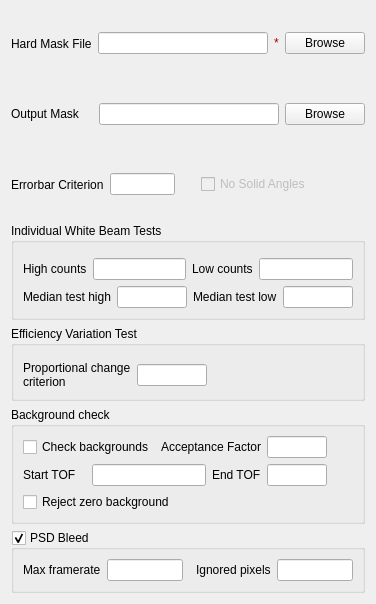
<ui version="4.0" >
 <class>MWDiag</class>
 <widget class="QWidget" name="MWDiag" >
  <property name="geometry" >
   <rect>
    <x>0</x>
    <y>0</y>
    <width>376</width>
    <height>604</height>
   </rect>
  </property>
  <property name="windowTitle" >
   <string>Form</string>
  </property>
  <property name="styleSheet" >
   <string notr="true" />
  </property>
  <layout class="QVBoxLayout" name="verticalLayout_3" >
   <item>
    <layout class="QHBoxLayout" name="horizontalLayout" >
     <item>
      <widget class="QLabel" name="lbIFile" >
       <property name="enabled" >
        <bool>true</bool>
       </property>
       <property name="sizePolicy" >
        <sizepolicy vsizetype="Expanding" hsizetype="Maximum" >
         <horstretch>0</horstretch>
         <verstretch>0</verstretch>
        </sizepolicy>
       </property>
       <property name="maximumSize" >
        <size>
         <width>16777215</width>
         <height>16777215</height>
        </size>
       </property>
       <property name="text" >
        <string>Hard Mask File</string>
       </property>
      </widget>
     </item>
     <item>
      <widget class="QLineEdit" name="leIFile" >
       <property name="enabled" >
        <bool>true</bool>
       </property>
       <property name="minimumSize" >
        <size>
         <width>0</width>
         <height>20</height>
        </size>
       </property>
       <property name="text" >
        <string/>
       </property>
      </widget>
     </item>
     <item>
      <widget class="QLabel" name="valInmsk" >
       <property name="sizePolicy" >
        <sizepolicy vsizetype="Fixed" hsizetype="Fixed" >
         <horstretch>0</horstretch>
         <verstretch>0</verstretch>
        </sizepolicy>
       </property>
       <property name="palette" >
        <palette>
         <active>
          <colorrole role="WindowText" >
           <brush brushstyle="SolidPattern" >
            <color alpha="255" >
             <red>170</red>
             <green>0</green>
             <blue>0</blue>
            </color>
           </brush>
          </colorrole>
         </active>
         <inactive>
          <colorrole role="WindowText" >
           <brush brushstyle="SolidPattern" >
            <color alpha="255" >
             <red>170</red>
             <green>0</green>
             <blue>0</blue>
            </color>
           </brush>
          </colorrole>
         </inactive>
         <disabled>
          <colorrole role="WindowText" >
           <brush brushstyle="SolidPattern" >
            <color alpha="255" >
             <red>118</red>
             <green>116</green>
             <blue>108</blue>
            </color>
           </brush>
          </colorrole>
         </disabled>
        </palette>
       </property>
       <property name="text" >
        <string>*</string>
       </property>
      </widget>
     </item>
     <item>
      <widget class="QPushButton" name="pbIFile" >
       <property name="enabled" >
        <bool>true</bool>
       </property>
       <property name="text" >
        <string>Browse</string>
       </property>
      </widget>
     </item>
    </layout>
   </item>
   <item>
    <layout class="QHBoxLayout" name="horizontalLayout_2" >
     <item>
      <widget class="QLabel" name="lbOFile" >
       <property name="sizePolicy" >
        <sizepolicy vsizetype="Expanding" hsizetype="Maximum" >
         <horstretch>0</horstretch>
         <verstretch>0</verstretch>
        </sizepolicy>
       </property>
       <property name="maximumSize" >
        <size>
         <width>16777215</width>
         <height>16777215</height>
        </size>
       </property>
       <property name="text" >
        <string>Output Mask    </string>
       </property>
      </widget>
     </item>
     <item>
      <widget class="QLineEdit" name="leOFile" />
     </item>
     <item>
      <widget class="QPushButton" name="pbOFile" >
       <property name="text" >
        <string>Browse</string>
       </property>
      </widget>
     </item>
    </layout>
   </item>
   <item>
    <layout class="QHBoxLayout" name="horizontalLayout_3" >
     <item>
      <widget class="QLabel" name="lbSignificance" >
       <property name="sizePolicy" >
        <sizepolicy vsizetype="Expanding" hsizetype="Maximum" >
         <horstretch>0</horstretch>
         <verstretch>0</verstretch>
        </sizepolicy>
       </property>
       <property name="maximumSize" >
        <size>
         <width>16777215</width>
         <height>16777215</height>
        </size>
       </property>
       <property name="text" >
        <string>Errorbar Criterion</string>
       </property>
       <property name="wordWrap" >
        <bool>true</bool>
       </property>
      </widget>
     </item>
     <item>
      <widget class="QLineEdit" name="leSignificance" >
       <property name="sizePolicy" >
        <sizepolicy vsizetype="Fixed" hsizetype="Maximum" >
         <horstretch>63</horstretch>
         <verstretch>0</verstretch>
        </sizepolicy>
       </property>
       <property name="maximumSize" >
        <size>
         <width>65</width>
         <height>16777215</height>
        </size>
       </property>
      </widget>
     </item>
     <item>
      <spacer name="horizontalSpacer_15" >
       <property name="orientation" >
        <enum>Qt::Horizontal</enum>
       </property>
       <property name="sizeType" >
        <enum>QSizePolicy::Fixed</enum>
       </property>
       <property name="sizeHint" stdset="0" >
        <size>
         <width>20</width>
         <height>20</height>
        </size>
       </property>
      </spacer>
     </item>
     <item>
      <widget class="QCheckBox" name="ckAngles" >
       <property name="enabled" >
        <bool>false</bool>
       </property>
       <property name="text" >
        <string>No Solid Angles</string>
       </property>
      </widget>
     </item>
     <item>
      <spacer name="horizontalSpacer_2" >
       <property name="orientation" >
        <enum>Qt::Horizontal</enum>
       </property>
       <property name="sizeHint" stdset="0" >
        <size>
         <width>40</width>
         <height>20</height>
        </size>
       </property>
      </spacer>
     </item>
    </layout>
   </item>
   <item>
    <widget class="QGroupBox" name="gbIndividual" >
     <property name="title" >
      <string>Individual White Beam Tests</string>
     </property>
     <layout class="QVBoxLayout" name="verticalLayout" >
      <item>
       <widget class="MantidQt::MantidWidgets::MWRunFiles" name="white_file" >
        <property name="label" stdset="0" >
         <string>Detector Van 1</string>
        </property>
        <property name="multipleFiles" stdset="0" >
         <bool>false</bool>
        </property>
        <property name="optional" stdset="0" >
         <bool>true</bool>
        </property>
       </widget>
      </item>
      <item>
       <layout class="QHBoxLayout" name="horizontalLayout_5" >
        <item>
         <widget class="QLabel" name="lbHighAbs" >
          <property name="text" >
           <string>High counts</string>
          </property>
         </widget>
        </item>
        <item>
         <widget class="QLineEdit" name="leHighAbs" />
        </item>
        <item>
         <widget class="QLabel" name="lbLowAbs" >
          <property name="text" >
           <string>Low counts</string>
          </property>
         </widget>
        </item>
        <item>
         <widget class="QLineEdit" name="leLowAbs" />
        </item>
       </layout>
      </item>
      <item>
       <layout class="QHBoxLayout" name="horizontalLayout_6" >
        <item>
         <widget class="QLabel" name="lbHighMed" >
          <property name="text" >
           <string>Median test high</string>
          </property>
         </widget>
        </item>
        <item>
         <widget class="QLineEdit" name="leHighMed" />
        </item>
        <item>
         <widget class="QLabel" name="lbLowMed" >
          <property name="text" >
           <string>Median test low</string>
          </property>
         </widget>
        </item>
        <item>
         <widget class="QLineEdit" name="leLowMed" />
        </item>
       </layout>
      </item>
     </layout>
    </widget>
   </item>
   <item>
    <widget class="QGroupBox" name="gbVariation" >
     <property name="title" >
      <string>Efficiency Variation Test</string>
     </property>
     <layout class="QVBoxLayout" name="verticalLayout_2" >
      <item>
       <widget class="MantidQt::MantidWidgets::MWRunFiles" name="white_file_2" >
        <property name="label" stdset="0" >
         <string>Detector Van 2</string>
        </property>
        <property name="multipleFiles" stdset="0" >
         <bool>false</bool>
        </property>
        <property name="optional" stdset="0" >
         <bool>true</bool>
        </property>
       </widget>
      </item>
      <item>
       <layout class="QHBoxLayout" name="horizontalLayout_4" >
        <item>
         <widget class="QLabel" name="lbVariation" >
          <property name="text" >
           <string>Proportional change criterion</string>
          </property>
          <property name="wordWrap" >
           <bool>true</bool>
          </property>
         </widget>
        </item>
        <item>
         <widget class="QLineEdit" name="leVariation" >
          <property name="sizePolicy" >
           <sizepolicy vsizetype="Fixed" hsizetype="MinimumExpanding" >
            <horstretch>0</horstretch>
            <verstretch>0</verstretch>
           </sizepolicy>
          </property>
          <property name="minimumSize" >
           <size>
            <width>0</width>
            <height>0</height>
           </size>
          </property>
          <property name="maximumSize" >
           <size>
            <width>70</width>
            <height>16777215</height>
           </size>
          </property>
         </widget>
        </item>
        <item>
         <spacer name="horizontalSpacer" >
          <property name="orientation" >
           <enum>Qt::Horizontal</enum>
          </property>
          <property name="sizeHint" stdset="0" >
           <size>
            <width>40</width>
            <height>20</height>
           </size>
          </property>
         </spacer>
        </item>
       </layout>
      </item>
     </layout>
    </widget>
   </item>
   <item>
    <widget class="QGroupBox" name="gbBackTest" >
     <property name="title" >
      <string>Background check</string>
     </property>
     <layout class="QGridLayout" name="gridLayout" >
      <item row="0" column="0" colspan="2" >
       <widget class="QCheckBox" name="ckDoBack" >
        <property name="text" >
         <string>Check backgrounds</string>
        </property>
       </widget>
      </item>
      <item row="0" column="2" colspan="2" >
       <widget class="QLabel" name="lbAcceptance" >
        <property name="text" >
         <string>Acceptance Factor</string>
        </property>
       </widget>
      </item>
      <item row="0" column="4" >
       <widget class="QLineEdit" name="leAcceptance" />
      </item>
      <item row="0" column="5" >
       <widget class="QLabel" name="validator_label_3" >
        <property name="minimumSize" >
         <size>
          <width>20</width>
          <height>20</height>
         </size>
        </property>
        <property name="text" >
         <string/>
        </property>
       </widget>
      </item>
      <item row="1" column="0" >
       <widget class="QLabel" name="lbStartTime" >
        <property name="text" >
         <string>Start TOF</string>
        </property>
       </widget>
      </item>
      <item row="1" column="1" colspan="2" >
       <widget class="QLineEdit" name="leStartTime" />
      </item>
      <item row="1" column="3" >
       <widget class="QLabel" name="lbEndTime" >
        <property name="text" >
         <string>End TOF</string>
        </property>
       </widget>
      </item>
      <item row="1" column="4" >
       <widget class="QLineEdit" name="leEndTime" />
      </item>
      <item row="2" column="0" colspan="3" >
       <widget class="QCheckBox" name="ckZeroCounts" >
        <property name="text" >
         <string>Reject zero background</string>
        </property>
       </widget>
      </item>
     </layout>
    </widget>
   </item>
   <item>
    <widget class="QGroupBox" name="bleed_group" >
     <property name="title" >
      <string>PSD Bleed</string>
     </property>
     <property name="checkable" >
      <bool>true</bool>
     </property>
     <layout class="QGridLayout" name="gridLayout_2" >
      <item row="0" column="0" >
       <widget class="QLabel" name="label" >
        <property name="toolTip" >
         <string>Set the maximum allowed rate per frame for a tube</string>
        </property>
        <property name="text" >
         <string>Max framerate</string>
        </property>
       </widget>
      </item>
      <item row="0" column="1" >
       <widget class="QLineEdit" name="bleed_maxrate" >
        <property name="toolTip" >
         <string>Set the maximum allowed rate per frame for a tube</string>
        </property>
       </widget>
      </item>
      <item row="0" column="3" >
       <widget class="QLabel" name="label_2" >
        <property name="toolTip" >
         <string>Set the number of central pixels to ignore within a tube</string>
        </property>
        <property name="text" >
         <string>Ignored pixels</string>
        </property>
       </widget>
      </item>
      <item row="0" column="4" >
       <widget class="QLineEdit" name="ignored_pixels" >
        <property name="toolTip" >
         <string>Set the number of central pixels to ignore within a tube</string>
        </property>
       </widget>
      </item>
      <item row="0" column="2" >
       <spacer name="horizontalSpacer_3" >
        <property name="orientation" >
         <enum>Qt::Horizontal</enum>
        </property>
        <property name="sizeHint" stdset="0" >
         <size>
          <width>40</width>
          <height>20</height>
         </size>
        </property>
       </spacer>
      </item>
     </layout>
    </widget>
   </item>
  </layout>
 </widget>
 <customwidgets>
  <customwidget>
   <class>MantidQt::MantidWidgets::MWRunFiles</class>
   <extends>QWidget</extends>
   <header>MantidQtMantidWidgets/MWRunFiles.h</header>
  </customwidget>
 </customwidgets>
 <resources/>
 <connections/>
</ui>
